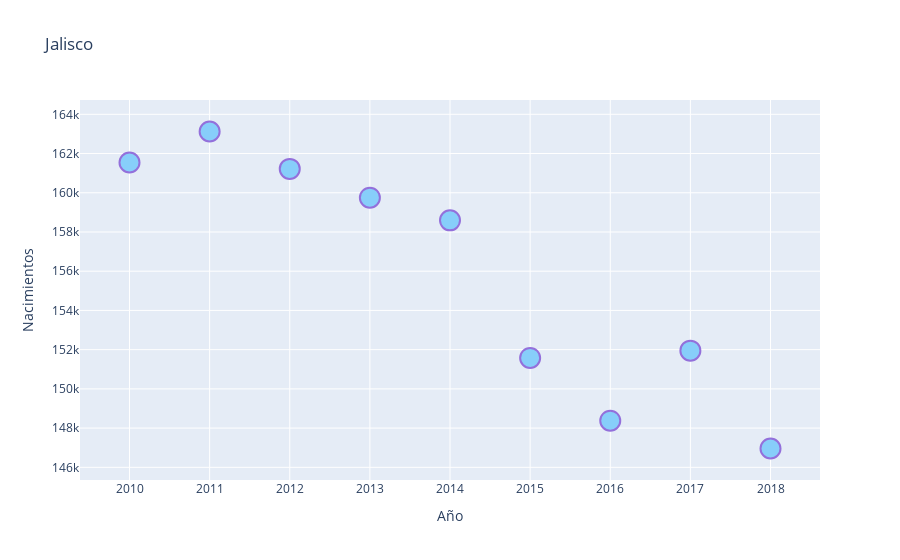

Notebook cell for this chart:
### Code cell
x = df_nacimientos_jalisco['Año']
y = df_nacimientos_jalisco['Total']

marker_style = dict(
            color='LightSkyBlue',
            size=20,
            line=dict(color='MediumPurple', width=2)
)

fig = go.Figure([go.Scatter(mode="markers", x=x, y=y, marker=marker_style)])

fig.update_layout(
    title="Jalisco",
    xaxis_title="Año",
    yaxis_title="Nacimientos",
)

fig.show()

### Figure 1 — Plotly figure (JSON) as saved in the notebook; plotly's stock layout.template omitted (floating-point values rounded to 4 significant figures)
{"data": [{"marker": {"color": "LightSkyBlue", "line": {"color": "MediumPurple", "width": 2}, "size": 20}, "mode": "markers", "x": [2010, 2011, 2012, 2013, 2014, 2015, 2016, 2017, 2018], "y": [161543, 163123, 161217, 159748, 158592, 151578, 148377, 151950, 146960], "type": "scatter"}], "layout": {"title": {"text": "Jalisco"}, "xaxis": {"title": {"text": "Año"}}, "yaxis": {"title": {"text": "Nacimientos"}}}}
